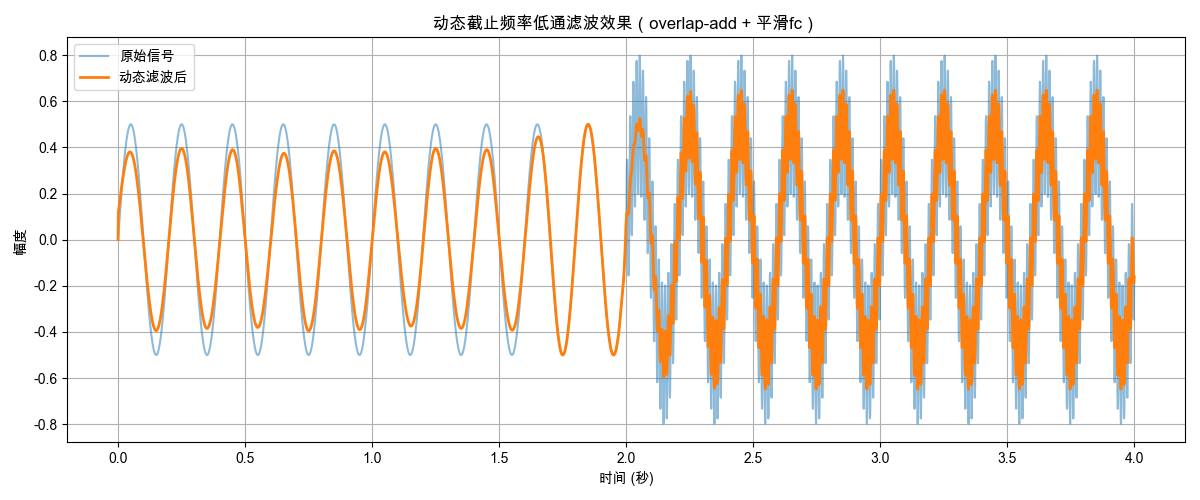

Write Python code to recreate this figure.
import numpy as np
from scipy.signal import butter, filtfilt, sosfiltfilt
import matplotlib.pyplot as plt
import matplotlib

matplotlib.rcParams['font.sans-serif'] = ['Arial Unicode MS']
matplotlib.rcParams['axes.unicode_minus'] = False


class DynamicLowpassFilter:
    """
    动态截止频率低通滤波器类
    
    根据信号在不同时间段的频谱特性，动态调整滤波器的截止频率，
    实现对时变信号的智能滤波，保留有用信号，抑制干扰噪声。
    """
    
    def __init__(
        self,
        fs: float,
        segment_duration: float = 0.5,
        energy_ratio: float = 0.9,
        filter_order: int = 4,
        overlap_ratio: float = 0.5,
        smooth_fc_samples: int = 3,
        min_fc: float = 0.1,
        max_fc: float = None,
        use_sos: bool = True,
        spectrum_window: str = 'hann',
    ):
        """
        初始化动态低通滤波器
        
        Args:
            fs: 采样率(Hz) - 决定频率分辨率
            segment_duration: 分段时长（秒）- 时间分辨率与频率分辨率的权衡
            energy_ratio: 能量比例阈值(0~1) - 用于估算截止频率, 如0.9表示保留90%能量
            filter_order: 巴特沃斯滤波器阶数 - 影响滤波器的陡峭程度
            overlap_ratio: 段间重叠比例(0~<1) - 用于overlap-add合成, 减少边界伪影
            smooth_fc_samples: fc平滑窗口长度 - 抑制截止频率的突变
            min_fc: 截止频率下限(Hz) - 防止fc过小导致过度滤波
            max_fc: 截止频率上限(Hz) - 防止fc过大导致滤波不足
            use_sos: 是否使用二阶节滤波 - 提高数值稳定性
            spectrum_window: 频谱估计加窗方式 - 'hann'减少谱泄漏，'none'不加窗
        """
        self.fs = fs
        self.segment_duration = max(float(segment_duration), 1.0 / fs)
        self.energy_ratio = float(energy_ratio)
        self.filter_order = int(filter_order)
        self.overlap_ratio = float(overlap_ratio)
        self.smooth_fc_samples = int(max(1, smooth_fc_samples))
        self.min_fc = float(min_fc) if min_fc is not None else None
        self.max_fc = float(max_fc) if max_fc is not None else None
        self.use_sos = bool(use_sos)
        self.spectrum_window = spectrum_window

    def _compute_segment_and_hop(self, signal_length: int) -> (int, int):
        """
        计算分段长度和跳跃步长
        
        Args:
            signal_length: 信号总长度
            
        Returns:
            segment_length: 每段长度（采样点数）
            hop_length: 段间跳跃步长（采样点数）
        """
        # 根据采样率和期望时长计算段长度
        segment_length = int(round(self.fs * self.segment_duration))
        # 确保段长度在合理范围内
        segment_length = max(1, min(segment_length, signal_length))
        
        # 验证重叠比例的有效性
        if not (0.0 <= self.overlap_ratio < 1.0):
            self.overlap_ratio = 0.0
            
        # 计算跳跃步长：hop = segment * (1 - overlap)
        hop_length = max(1, int(round(segment_length * (1.0 - self.overlap_ratio))))
        return segment_length, hop_length

    def _apply_window(self, seg: np.ndarray) -> np.ndarray:
        """
        对信号段应用窗函数，减少频谱泄漏
        
        Args:
            seg: 输入信号段
            
        Returns:
            加窗后的信号段
        """
        if self.spectrum_window == 'hann' and len(seg) > 1:
            # 汉宁窗：减少频谱泄漏，提高频率估计精度
            return seg * np.hanning(len(seg))
        return seg

    def estimate_cutoff_frequencies(self, signal: np.ndarray):
        """
        分段估算截止频率 - 核心算法
        
        原理：对每个时间段计算功率谱，找到累积能量达到指定比例时的频率点，
        该频率点即为该段的截止频率。这样可以根据信号的时变特性动态调整滤波参数。
        
        Args:
            signal: 输入信号
            
        Returns:
            segment_times: 每段的起始时间（秒）
            estimated_frequencies: 每段估算的截止频率(Hz)
        """
        n = len(signal)
        segment_length, hop_length = self._compute_segment_and_hop(n)

        # 计算每段的起始位置
        starts = np.arange(0, max(1, n - segment_length + 1), hop_length)
        if len(starts) == 0:
            starts = np.array([0])

        estimated_fcs = []
        segment_times = []

        # 逐段分析频谱特性
        for start in starts:
            end = min(start + segment_length, n)
            seg = signal[start:end]  # 提取当前段
            seg_w = self._apply_window(seg)  # 加窗减少谱泄漏

            # 计算功率谱密度
            freqs = np.fft.rfftfreq(len(seg_w), d=1 / self.fs)  # 频率轴
            fft_mag = np.abs(np.fft.rfft(seg_w)) ** 2  # 功率谱
            total_energy = np.sum(fft_mag) + 1e-12  # 总能量（避免除零）
            fft_mag_norm = fft_mag / total_energy  # 归一化功率谱
            
            # 计算累积能量分布
            cumulative_energy = np.cumsum(fft_mag_norm)

            # 找到累积能量达到阈值的位置
            cutoff_idx = np.searchsorted(cumulative_energy, self.energy_ratio)
            cutoff_idx = min(max(cutoff_idx, 0), len(freqs) - 1)  # 边界检查
            fc = float(freqs[cutoff_idx])  # 该频率即为截止频率

            # 应用频率约束
            if self.min_fc is not None:
                fc = max(fc, self.min_fc)  # 下限约束
            if self.max_fc is not None:
                fc = min(fc, self.max_fc)  # 上限约束

            estimated_fcs.append(fc)
            segment_times.append(start / self.fs)  # 转换为时间（秒）

        estimated_fcs = np.asarray(estimated_fcs, dtype=float)
        segment_times = np.asarray(segment_times, dtype=float)

        # 对截止频率序列进行平滑处理，减少突变
        if self.smooth_fc_samples > 1 and len(estimated_fcs) > 1:
            k = self.smooth_fc_samples  # 平滑窗口长度
            pad = k // 2  # 边界填充长度
            
            # 边界填充：镜像填充避免边界效应
            pad_left = estimated_fcs[:pad][::-1] if pad > 0 else np.array([])
            pad_right = estimated_fcs[-pad:][::-1] if pad > 0 else np.array([])
            padded = np.concatenate([pad_left, estimated_fcs, pad_right])
            
            # 滑动平均滤波
            kernel = np.ones(k, dtype=float) / float(k)
            smoothed = np.convolve(padded, kernel, mode='same')
            estimated_fcs = smoothed[pad:pad + len(estimated_fcs)]

        return segment_times, estimated_fcs

    def apply_filter(self, signal: np.ndarray, estimated_fcs: np.ndarray) -> np.ndarray:
        """
        应用动态滤波 - 使用overlap-add技术
        
        原理：对每段信号使用该段估算的截止频率进行滤波，然后通过重叠相加
        和窗函数加权合成最终结果，有效减少段边界处的伪影。
        
        Args:
            signal: 输入信号
            estimated_fcs: 每段估算的截止频率
            
        Returns:
            滤波后的信号
        """
        n = len(signal)
        segment_length, hop_length = self._compute_segment_and_hop(n)
        starts = np.arange(0, max(1, n - segment_length + 1), hop_length)
        if len(starts) == 0:
            starts = np.array([0])

        # 初始化输出和权重数组
        output = np.zeros_like(signal, dtype=float)
        weights = np.zeros_like(signal, dtype=float)

        # 处理fc数量与段数不匹配的情况
        if len(estimated_fcs) != len(starts):
            # 通过线性插值重采样fc序列
            estimated_fcs = np.interp(
                np.arange(len(starts)),
                np.arange(len(estimated_fcs)),
                estimated_fcs,
            )

        # 逐段滤波并合成
        for i, start in enumerate(starts):
            end = min(start + segment_length, n)
            seg = signal[start:end]  # 当前段
            fc = float(estimated_fcs[i])  # 该段的截止频率

            # 计算归一化截止频率（0~1）
            wn = min(max(fc / (self.fs / 2.0), 1e-4), 0.999)
            
            # 设计并应用滤波器
            if self.use_sos:
                # 使用二阶节滤波，提高数值稳定性
                sos = butter(self.filter_order, wn, btype='low', output='sos')
                filtered_seg = sosfiltfilt(sos, seg)  # 零相位滤波
            else:
                # 传统b,a系数滤波
                b, a = butter(self.filter_order, wn, btype='low')
                filtered_seg = filtfilt(b, a, seg)  # 零相位滤波

            # 应用合成窗函数（汉宁窗）
            win = np.hanning(len(seg)) if len(seg) > 1 else np.ones(len(seg))
            output[start:end] += filtered_seg * win  # 加权叠加
            weights[start:end] += win  # 累积权重

        # 归一化处理：消除窗函数的影响
        nonzero = weights > 1e-12
        output[nonzero] /= weights[nonzero]

        # 处理未覆盖的尾部区域
        uncovered = ~nonzero
        if np.any(uncovered):
            output[uncovered] = signal[uncovered]  # 直接复制原始信号

        return output

    def process(self, signal: np.ndarray, visualize: bool = True) -> np.ndarray:
        """
        完整的动态滤波处理流程
        
        Args:
            signal: 输入信号
            visualize: 是否显示可视化结果
            
        Returns:
            滤波后的信号
        """
        # 步骤1：估算每段的截止频率
        _, freqs = self.estimate_cutoff_frequencies(signal)
        
        # 步骤2：应用动态滤波
        filtered_signal = self.apply_filter(signal, freqs)

        # 步骤3：可视化结果（可选）
        if visualize:
            t = np.arange(len(signal)) / self.fs
            plt.figure(figsize=(12, 5))
            plt.plot(t, signal, label='原始信号', alpha=0.5)
            plt.plot(t, filtered_signal, label='动态滤波后', linewidth=2)
            plt.title('动态截止频率低通滤波效果（overlap-add + 平滑fc）')
            plt.xlabel('时间 (秒)')
            plt.ylabel('幅度')
            plt.legend()
            plt.grid(True)
            plt.tight_layout()
            plt.show()

        return filtered_signal


if __name__ == "__main__":

    fs_demo = 1000.0
    duration_demo = 4.0
    t_demo = np.arange(0, duration_demo, 1 / fs_demo)
    signal_demo = np.concatenate([
        0.5 * np.sin(2 * np.pi * 5 * t_demo[:len(t_demo)//2]),
        0.5 * np.sin(2 * np.pi * 5 * t_demo[len(t_demo)//2:]) + 0.3 * np.sin(2 * np.pi * 80 * t_demo[len(t_demo)//2:])
    ])

    # 使用类进行动态滤波
    dlpf = DynamicLowpassFilter(fs=fs_demo, segment_duration=0.5, energy_ratio=0.9, filter_order=4)
    filtered_signal_demo = dlpf.process(signal_demo)
